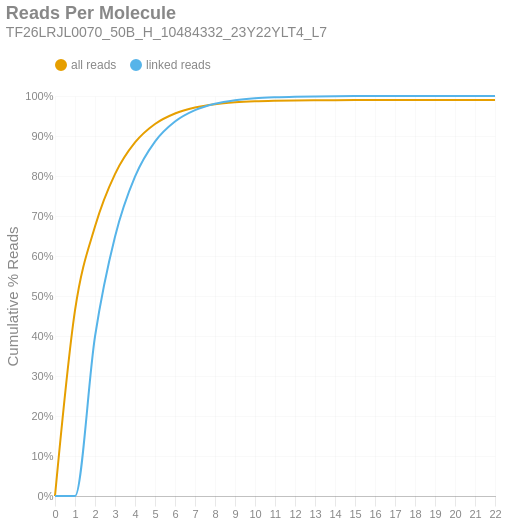

Notebook code for this chart:
### Markdown cell above
### Reads per Molecule
This chart shows the cumulative distribution of the number of reads per linked molecule. That is, how many alignments are associated with a unique molecule. This excludes the number of reads associated with invalid or absent linked-read barcodes. The `linked` histogram is the percentages recalculated when disregarding singletons.

### Code cell
if SKIPLR:
    print_html(f"Skipped")
else:
    counts = np.bincount(valids['reads'].cast(pl.Int64).to_numpy())
    weighted = counts * np.arange(len(counts))
    all_perc = weighted / n_reads
    linked_perc = weighted / n_linked_reads
    linked_perc[1] = 0
    binned_df = pl.DataFrame({
        'readsper': list(range(len(counts))),
        'all reads (cumsum)': np.cumsum(all_perc).tolist(),
        'linked reads (cumsum)': np.cumsum(linked_perc).tolist(),
    })

    with SafeRender(binned_df):
        (
            density_plot(binned_df, 'Reads Per Molecule', samplename, 'readspmol')
            .encode(
                x=alt.X('readsper:O', title=None).axis(labelAngle=0).scale(padding=0),
                y=alt.Y('value:Q', title='Cumulative % Reads').axis(format='%').stack(False),
                color=alt.Color("key:N").scale(domain=["all reads", "linked reads"]),
                tooltip=[
                    alt.Tooltip("key:N", title="Data Type"),
                    alt.Tooltip("readsper:O", title="Reads Per Molecule"),
                    alt.Tooltip("value:Q", format=".2%", title="% Reads (Cum.)")
                ]            
            )
        ).display()

### Figure 1 — Vega-Lite specification as saved in the notebook (floating-point values rounded to 4 significant figures)
{"width": "container", "height": 400, "config": {"title": {"anchor": "start", "dy": -15, "fontSize": 18, "color": "#888888", "subtitleColor": "#888888", "subtitleFontSize": 14}, "arc": {"fill": "#0072B2"}, "axis": {"domainColor": "#888888", "domainWidth": 0.5, "gridWidth": 0.2, "grid": false, "titleFontWeight": 400, "titleFontSize": 15, "labelFontSize": 11, "labelColor": "#888888", "tickColor": "#888888", "tickWidth": 0.2, "titleColor": "#888888"}, "axisBand": {"grid": false}, "axisX": {"grid": true, "tickSize": 10, "domainCap": "round"}, "axisY": {"domain": false, "grid": true, "tickSize": 0, "domainCap": "round"}, "background": "transparent", "header": {"labelFontSize": 15, "labelColor": "#888888", "titleFontSize": 15, "titleFontWeight": 600, "titleColor": "#888888"}, "legend": {"labelFont": "sans-serif", "labelFontSize": 12, "labelColor": "#888888", "symbolSize": 100, "symbolType": "circle", "titleFontSize": 12, "titlePadding": 10, "titleColor": "#888888", "title": null, "orient": "top"}, "range": {"category": ["#E69F00", "#56B4E9", "#009E73", "#F0E442", "#0072B2", "#D55E00", "#CC79A7", "#000000"], "diverging": ["#cfe8f3", "#a2d4ec", "#73bfe2", "#46abdb", "#1696d2", "#12719e"]}, "area": {"fill": "#0072B2", "fillOpacity": 0.7, "line": true, "strokeOpacity": 0.7}, "line": {"color": "#0072B2", "stroke": "#0072B2", "strokeWidth": 2}, "trail": {"color": "#0072B2", "stroke": "#0072B2", "strokeWidth": 0, "size": 1}, "point": {"filled": true, "fillOpacity": 1.0, "size": 95}, "text": {"color": "#888888", "fontSize": 11, "align": "right", "fontWeight": 400, "size": 11}, "bar": {"fill": "#0072B2", "stroke": null}, "view": {"stroke": null, "continuousWidth": 660, "continuousHeight": 400}}, "data": {"name": "data-1aeb3d67792782b37abedc87a9b07189"}, "mark": {"type": "line", "interpolate": "monotone", "point": {"opacity": 0, "size": 275}}, "encoding": {"color": {"field": "key", "scale": {"domain": ["all reads", "linked reads"]}, "type": "nominal"}, "tooltip": [{"field": "key", "title": "Data Type", "type": "nominal"}, {"field": "readsper", "title": "Reads Per Molecule", "type": "ordinal"}, {"field": "value", "format": ".2%", "title": "% Reads (Cum.)", "type": "quantitative"}], "x": {"axis": {"labelAngle": 0}, "field": "readsper", "scale": {"padding": 0}, "title": null, "type": "ordinal"}, "y": {"axis": {"format": "%"}, "field": "value", "stack": false, "title": "Cumulative % Reads", "type": "quantitative"}}, "params": [{"name": "param_c36ac31b6afebe62", "select": {"type": "point", "fields": ["key"]}, "bind": "legend"}], "title": {"text": "Reads Per Molecule", "subtitle": "TF26LRJL0070_50B_H_10484332_23Y22YLT4_L7"}, "transform": [{"fold": ["all reads (cumsum)", "linked reads (cumsum)"]}, {"calculate": "replace(datum.key, ' (cumsum)', '')", "as": "key"}, {"filter": {"param": "param_c36ac31b6afebe62"}}], "usermeta": {"embedOptions": {"downloadFileName": "TF26LRJL0070_50B_H_10484332_23Y22YLT4_L7.readspmol"}}, "$schema": "https://vega.github.io/schema/vega-lite/v6.4.1.json", "datasets": {"data-1aeb3d67792782b37abedc87a9b07189": [{"readsper": 0, "all reads (cumsum)": 0.0, "linked reads (cumsum)": 0.0}, {"readsper": 1, "all reads (cumsum)": 0.4639, "linked reads (cumsum)": 0.0}, {"readsper": 2, "all reads (cumsum)": 0.6736, "linked reads (cumsum)": 0.3987}, {"readsper": 3, "all reads (cumsum)": 0.8048, "linked reads (cumsum)": 0.6482}, {"readsper": 4, "all reads (cumsum)": 0.8838, "linked reads (cumsum)": 0.7984}, {"readsper": 5, "all reads (cumsum)": 0.9299, "linked reads (cumsum)": 0.886}, {"readsper": 6, "all reads (cumsum)": 0.9562, "linked reads (cumsum)": 0.936}, {"readsper": 7, "all reads (cumsum)": 0.9712, "linked reads (cumsum)": 0.9646}, {"readsper": 8, "all reads (cumsum)": 0.9796, "linked reads (cumsum)": 0.9805}, {"readsper": 9, "all reads (cumsum)": 0.9842, "linked reads (cumsum)": 0.9892}, {"readsper": 10, "all reads (cumsum)": 0.9868, "linked reads (cumsum)": 0.9942}, {"readsper": 11, "all reads (cumsum)": 0.9882, "linked reads (cumsum)": 0.9968}, {"readsper": 12, "all reads (cumsum)": 0.9889, "linked reads (cumsum)": 0.9983}, {"readsper": 13, "all reads (cumsum)": 0.9893, "linked reads (cumsum)": 0.9991}, {"readsper": 14, "all reads (cumsum)": 0.9896, "linked reads (cumsum)": 0.9995}, {"readsper": 15, "all reads (cumsum)": 0.9897, "linked reads (cumsum)": 0.9997}, {"readsper": 16, "all reads (cumsum)": 0.9898, "linked reads (cumsum)": 0.9999}, {"readsper": 17, "all reads (cumsum)": 0.9898, "linked reads (cumsum)": 0.9999}, {"readsper": 18, "all reads (cumsum)": 0.9898, "linked reads (cumsum)": 1.0}, {"readsper": 19, "all reads (cumsum)": 0.9898, "linked reads (cumsum)": 1.0}, {"readsper": 20, "all reads (cumsum)": 0.9898, "linked reads (cumsum)": 1.0}, {"readsper": 21, "all reads (cumsum)": 0.9898, "linked reads (cumsum)": 1.0}, {"readsper": 22, "all reads (cumsum)": 0.9898, "linked reads (cumsum)": 1.0}]}}
